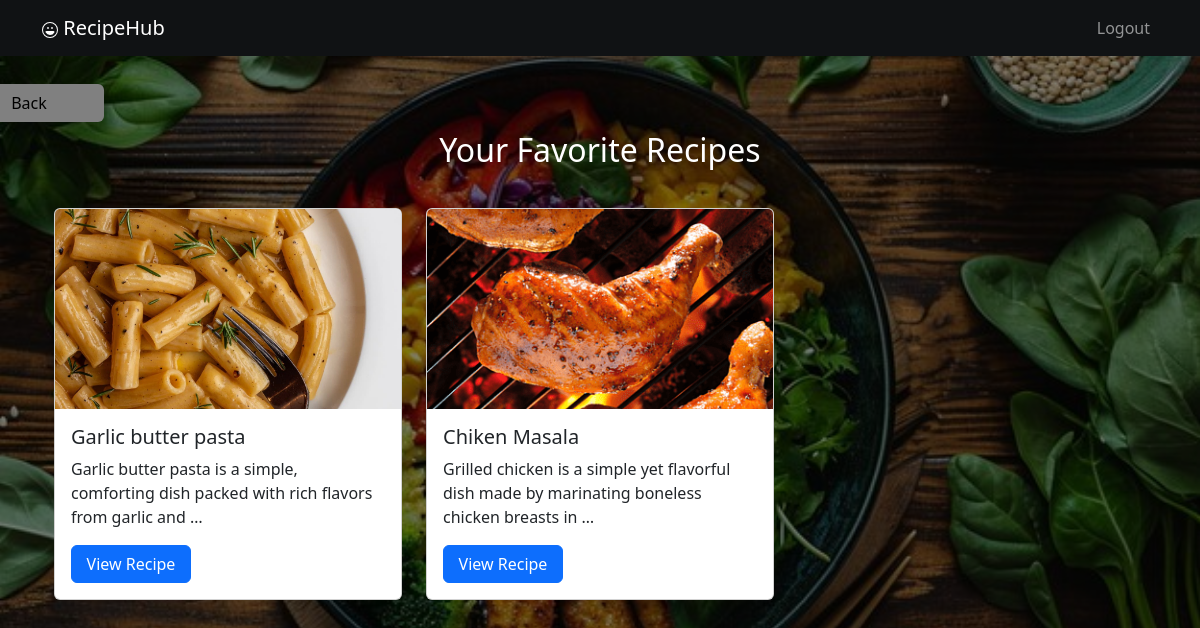
The page /favorite_recipes/ (signed in) on the database as committed earlier.
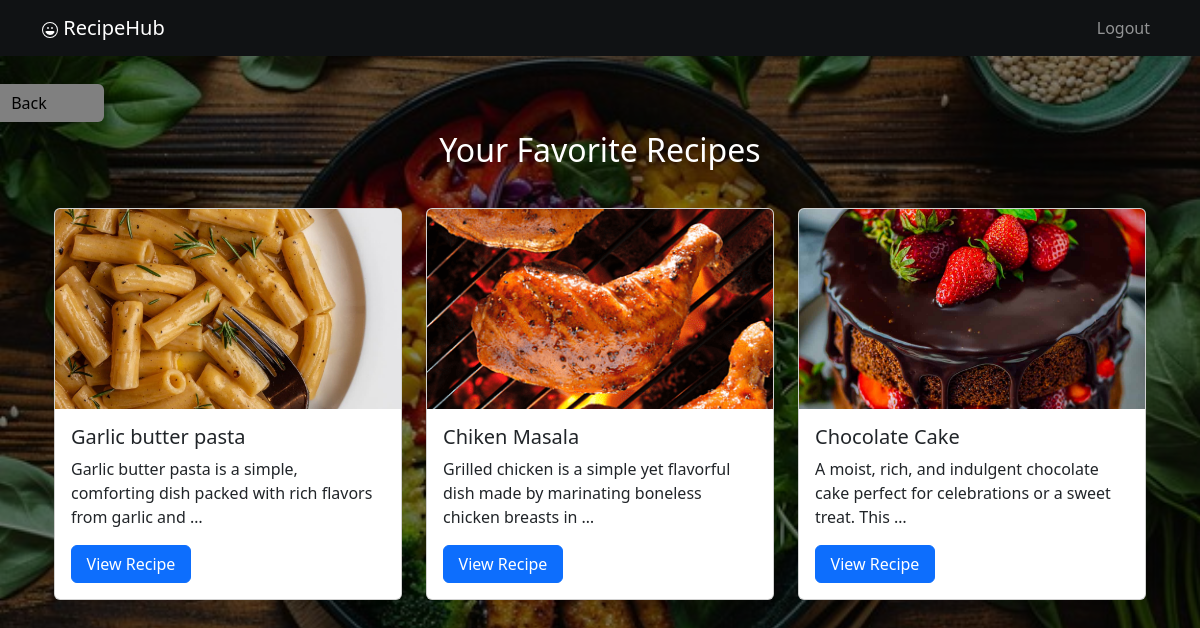
The same page on the database as committed later.
### Recipe_app/models.py (models this page shows, shortened)
class Recipe(models.Model):
    title = models.CharField(max_length=255)
    description = models.TextField()
    ingredients = models.TextField()
    instructions = models.TextField()
    recipe_image = models.ImageField(upload_to='recipe_images/', null=True, blank=True)
    user = models.ForeignKey(User, on_delete=models.CASCADE)
    favorite = models.BooleanField(default=False)  # For marking favorite recipes
    shared = models.BooleanField(default=False)

### Recipe_app/views.py (the view)
# urls.py: path('favorite_recipes/', favorite_recipes, name='favorite_recipes'),
def favorite_recipes(request):
    favorite_recipes = Recipe.objects.filter(user=request.user, favorite=True)
    return render(request, 'fav_recipe.html', {'favorite_recipes': favorite_recipes})

### templates/fav_recipe.html (shortened to what this page needs)
{% extends "base.html" %}
{% load static %}
{% block content %}
<div class="container mt-5">
    <div class="mb-4" style="position: relative; left: -100px; top: -20px;">
        <a href="{% url 'main' %}" class="btn" style="background-color: gray; width: 150px; color: black;">Back</a>
    </div>
    <h2 class="text-center mb-4" style="position: relative;  top: -35px;">Your Favorite Recipes</h2>
    {% if favorite_recipes %}
        <div class="row" style="position: relative; top: -20px;">
            {% for recipe in favorite_recipes %}
            <div class="col-md-4 mb-4 d-flex align-items-stretch">
                <div class="card" style="height: 100%;">
                    {% if recipe.recipe_image %}
                        <img src="{{ recipe.recipe_image.url }}" class="card-img-top" alt="Recipe Image" style="max-height: 200px; object-fit: cover;">
                    {% else %}
                        <img src="{% static 'images/placeholder.jpg' %}" class="card-img-top" alt="No Image Available" style="max-height: 200px; object-fit: cover;">
                    {% endif %}
                    <div class="card-body d-flex flex-column">
                        <h5 class="card-title">{{ recipe.title }}</h5>
                        <p class="card-text">{{ recipe.description|truncatewords:15 }}</p>
                        <a href="{% url 'recipe_detail' recipe.id %}?from=fav" class="btn btn-primary mt-auto" style="width: 120px;">View Recipe</a>
                    </div>
                </div>
            </div>
            {% endfor %}
        </div>
    {% endif %}
</div>
{% endblock %}

### templates/base.html (shortened to what this page needs)
{% load static %}
<!DOCTYPE html>
<html lang="en">
<head>
    <link href="https://cdn.jsdelivr.net/npm/bootstrap@5.3.0/dist/css/bootstrap.min.css" rel="stylesheet">
    <link rel="stylesheet" href="https://cdnjs.cloudflare.com/ajax/libs/font-awesome/6.0.0-beta3/css/all.min.css">
</head>
<body>
    <nav class="navbar navbar-expand-lg navbar-dark bg-dark">
        <div class="container">
            <a class="navbar-brand" href="{% url 'home' %}">
                RecipeHub
            </a>
            <div class="collapse navbar-collapse" id="navbarNav">
                <ul class="navbar-nav ms-auto">
                    {% if user.is_authenticated %}
    <li class="nav-item">
        <a class="nav-link" href="{% url 'logout' %}">Logout</a>
    </li>
{% endif %}
                </ul>
            </div>
        </div>
    </nav>
    <div class="container mt-4">
        {% block content %}
        {% endblock %}
    </div>
</body>
</html>

Rows that differ between the two databases and show on the page:
added Recipe: recipe_image (picture), title "Chocolate Cake", description "A moist, rich, and indulgent chocolate cake perfect for celebrations or a sweet treat. This …"
